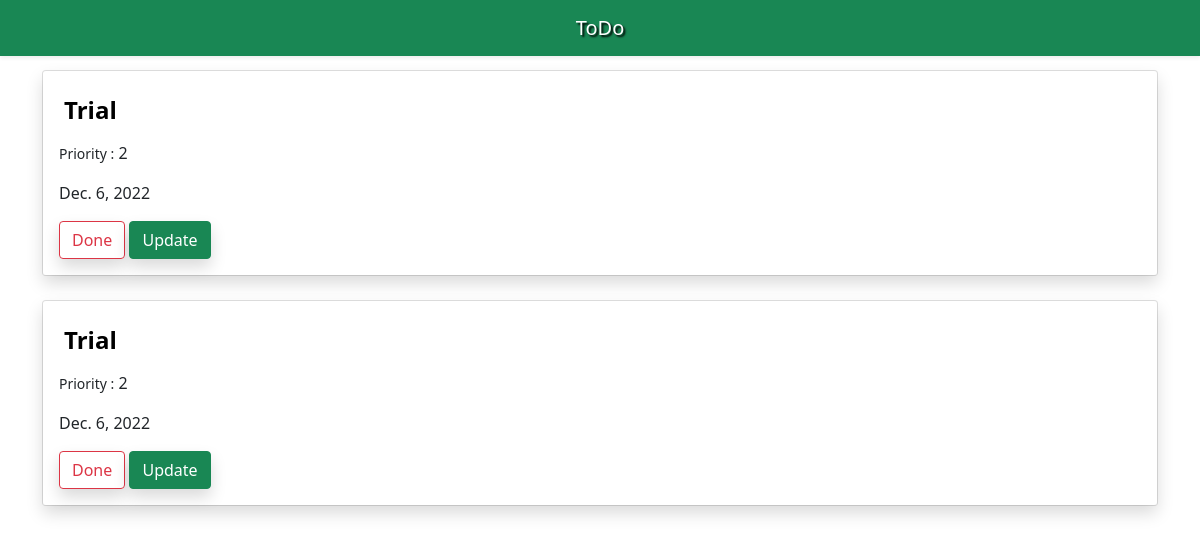
/classhome/, run on an earlier commit of the app's database.
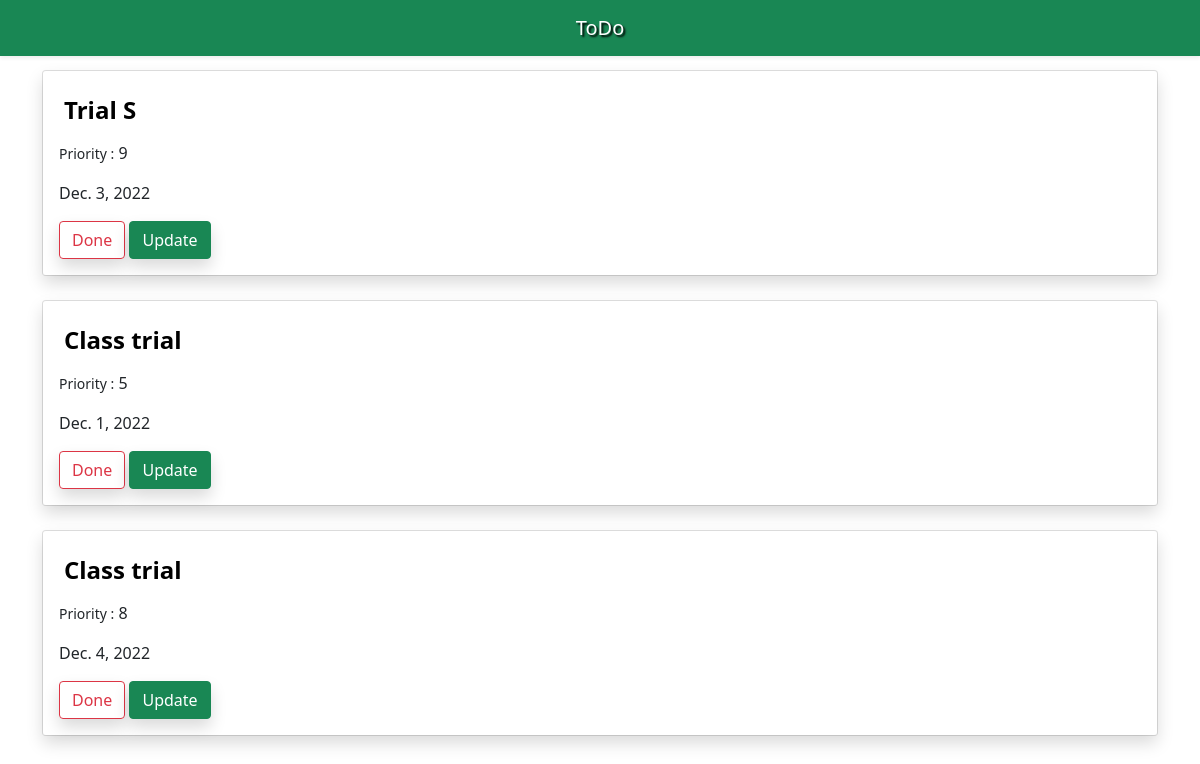
And on a later commit of the database.
### ToDoAPP/models.py (models this page shows, shortened)
class Task(models.Model):
    task = models.CharField(max_length=300)
    priority = models.IntegerField()
    date = models.DateField()

### ToDoAPP/views.py (the view)
# urls.py: path('classhome/', views.TaskListView.as_view(), name='classhome'),
class TaskListView(ListView):
    model = Task
    template_name = 'list.html'
    context_object_name = 'task_key'

### template/list.html
{% extends 'base.html' %}
{% block body %}
<div class="container" style="margin-top:70px">
    {% for i in task_key %}
    <div class="card">
        <div class="card-body p-3 shadow">
            <a href="{% url 'ToDoAPP:classdetailview' i.id %}" ><legend style="color:black;padding:5px"><b>{{ i.task }}</b></legend></a>
            <p class="fw-lighter">
                <small>Priority :</small> {{ i.priority }}</p>
            <p class="fw-lighter">{{ i.date }}</p>
            <a href="{% url 'ToDoAPP:deleteview' i.id %}">
                <button class="btn btn-outline-danger shadow">Done</button></a>
            <a href="{% url 'ToDoAPP:update' i.id %}">
                <button class="btn btn-success shadow" style="color:white;">Update</button>
            </a>
        </div>
    </div>
    <br>
    {% endfor %}
</div>
{% endblock %}

What changed in the data, as far as the page shows it:
removed Task: task "Trial", priority "2", date "Dec. 6, 2022"
removed Task: task "Trial", priority "2", date "Dec. 6, 2022"
added Task: task "Trial S", priority "9", date "Dec. 3, 2022"
added Task: task "Class trial", priority "5", date "Dec. 1, 2022"
added Task: task "Class trial", priority "8", date "Dec. 4, 2022"
